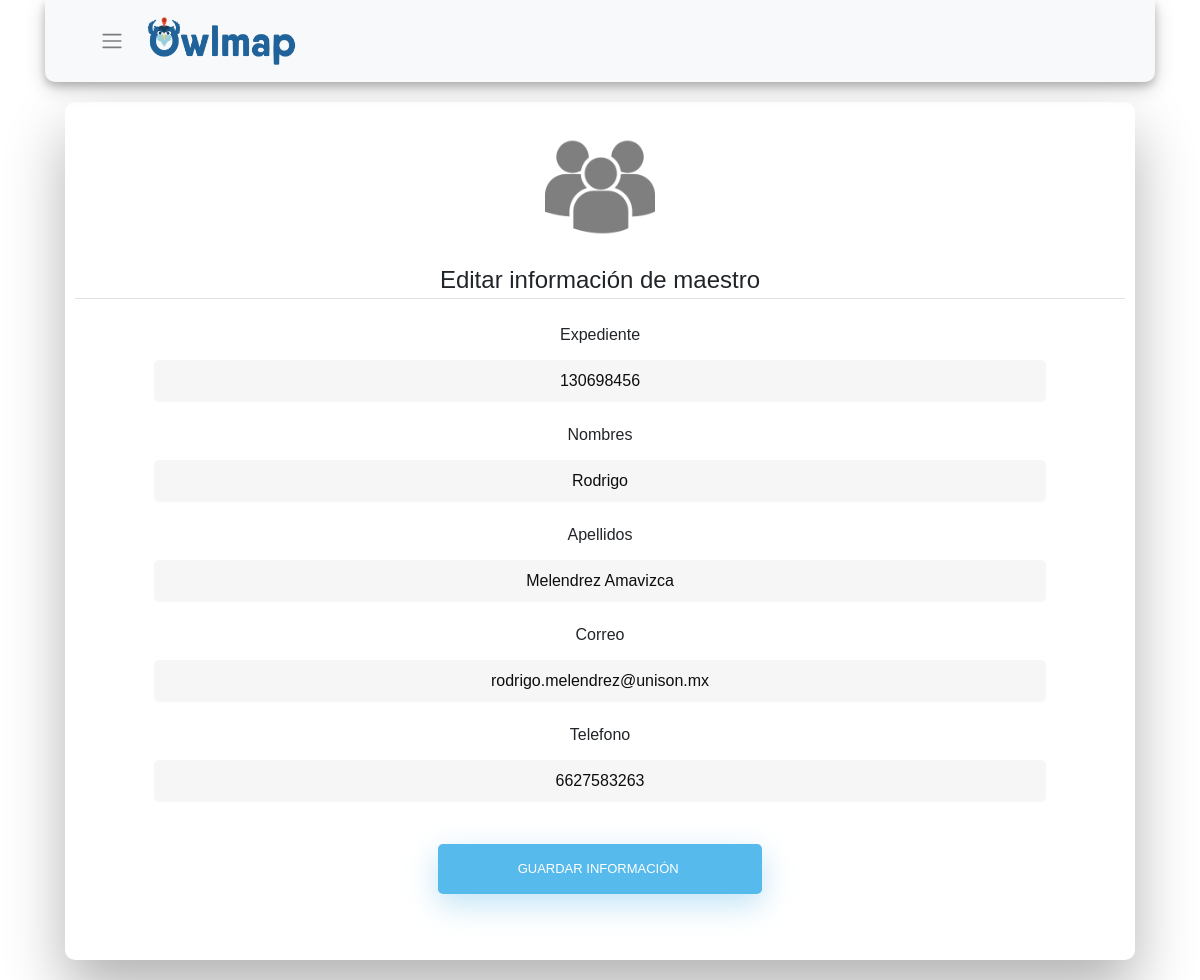
The app's page /editInfoMaestro/130698456 (signed in) with its own data.
### owlmap/models.py (models this page shows, shortened)
class Maestro(db.Model):
    exp = db.Column(db.Integer, primary_key=True)
    cubo = db.Column(db.Integer, db.ForeignKey('cubiculo.id'), nullable=False)
    nombres = db.Column(db.String(60), nullable=False)
    apellidos = db.Column(db.String(60), nullable=False)
    email = db.Column(db.String(120), unique=True, nullable=False)
    tel = db.Column(db.Integer)

### owlmap/routes.py (the view)
@app.route("/editInfoMaestro/<maestroID>",  methods=['GET', 'POST'])
@login_required
def editInfoMaestro(maestroID):
    maestro = Maestro.query.get(maestroID)
    form = RegistrationFormMaestro()
    cubiculos = Cubiculo.query.all()
    cuboinicial = Cubiculo.query.get(maestro.cubo)
    if cubiculos:
        form.cubo.data = request.form.get('comp_select')
    else:
        form.cubo.data = '--'
    if form.validate_on_submit():
        try:
            maestro.exp = form.exp.data
            maestro.cubo = form.cubo.data
            maestro.nombres = form.nombres.data
            maestro.apellidos = form.apellidos.data
            maestro.email = form.email.data
            maestro.tel = form.tel.data
            db.session.commit()
            flash('Información guardada correctamente', 'success')
            return redirect(url_for('displayInfoMaestros'))
        except:
            db.session.rollback()
            flash('Hubo un error al capturar la información de maestro', 'danger')
    elif request.method == 'GET':
        form.exp.data = maestro.exp
        form.nombres.data = maestro.nombres
        form.apellidos.data = maestro.apellidos
        form.email.data = maestro.email
        form.tel.data = maestro.tel
        form.cubo.data = maestro.cubo
    return render_template('addInfoMaestros.html', form=form, maestro=maestro,
                            title="Editar Información", legend='Editar información de maestro',
                            cubiculos=cubiculos, cuboinicial=cuboinicial)

### owlmap/forms.py
class RegistrationFormMaestro(FlaskForm):
    exp = StringField('Expediente', validators=[Length(min=8, max=12), DataRequired()],
            render_kw={"placeholder": "Expediente"})
    cubo = StringField('Cubiculo', validators=[DataRequired()],
            render_kw={"placeholder": "Cubículo"})
    nombres = StringField('Nombres', validators=[DataRequired()],
            render_kw={"placeholder": "Nombres"})
    apellidos = StringField('Apellidos', validators=[DataRequired()],
            render_kw={"placeholder": "Apellidos"})
    email = StringField('Correo', validators=[Length(min=5, max=60), DataRequired()],
            render_kw={"placeholder": "Correo electrónico"})
    tel = StringField('Telefono', validators=[Length(min=7, max=16), DataRequired()],
            render_kw={"placeholder": "Número de teléfono"})
    submit = SubmitField('Guardar información ')

### owlmap/models.py (called while the page is built)
@login_manager.user_loader
def load_user(user_id):
    return User.query.get(int(user_id))

### owlmap/templates/addInfoMaestros.html (shortened to what this page needs)
{% extends "layout.html" %}
{% block content %}
<div class="container">
  <div class="wrapperAdd fadeInDown">
    <div id="formContentEdit">
      <div class="fadeIn first">
        <img src="{{ url_for('static', filename='images/maestros.png') }}" height="150" width="150" align="middle" style="padding: 20px; opacity: 0.5" >
      </div>
      <div class="content-section">
        <form method="POST" action="">
          <fieldset class="form-group">
            <legend class="border-bottom mb-4">{{ legend }}</legend>
            <div class="form-group">
              {{ form.exp.label(class="form-control-label")}}
              <br>
              {% if form.exp.errors %}
              {{ form.exp(class="form-control form-control-lg is-invalid")}}
              <div class="invalid-feedback">
                {% for error in form.exp.errors %}
                <span>{{error}}</span>
                {% endfor %}
              </div>
              {%else %}
              {{ form.exp(class="form-control form-control-lg", pattern="[0-9]{8,12}" )}}
              {% endif %}
            </div>
            <div class="form-group">
              {{ form.nombres.label(class="form-control-label")}}
              <br>
              {% if form.nombres.errors %}
              {{ form.nombres(class="form-control form-control-lg is-invalid")}}
              <div class="invalid-feedback">
                {% for error in form.nombres.errors %}
                <span>{{error}}</span>
                {% endfor %}
              </div>
              {%else %}
              {{ form.nombres(class="form-control form-control-lg", maxlength="60")}}
              {% endif %}
            </div>
            <div class="form-group">
              {{ form.apellidos.label(class="form-control-label")}}
              <br>
              {% if form.apellidos.errors %}
              {{ form.apellidos(class="form-control form-control-lg is-invalid")}}
              <div class="invalid-feedback">
                {% for error in form.apellidos.errors %}
                <span>{{error}}</span>
                {% endfor %}
              </div>
              {%else %}
              {{ form.apellidos(class="form-control form-control-lg", maxlength="60")}}
              {% endif %}
            </div>
            <div class="form-group">
              {{ form.email.label(class="form-control-label")}}
              <br>
              {% if form.email.errors %}
              {{ form.email(class="form-control form-control-lg is-invalid")}}
              <div class="invalid-feedback">
                {% for error in form.email.errors %}
                <span>{{error}}</span>
                {% endfor %}
              </div>
              {%else %}
              {{ form.email(class="form-control form-control-lg", pattern="[a-z0-9._%+-]+@[a-z0-9.-]+\.[a-z]{2,4}$" )}}
              {% endif %}
            </div>
            <div class="form-group">
              {{ form.tel.label(class="form-control-label")}}
              <br>
              {% if form.tel.errors %}
              {{ form.tel(class="form-control form-control-lg is-invalid")}}
              <div class="invalid-feedback">
                {% for error in form.tel.errors %}
                <span>{{error}}</span>
                {% endfor %}
              </div>
              {%else %}
              {{ form.tel(class="form-control form-control-lg", pattern="[0-9]{8,16}")}}
              {% endif %}
            </div>
          </fieldset>
          <div class="form-group">
            {{form.submit(class="btn btn-outline-info")}}
          </div>
        </form>
      </div>
    </div>
  </div>
</div>
{% endblock content %}

### records on screen
Maestro: exp "130698456", nombres "Rodrigo", apellidos "Melendrez Amavizca", email "rodrigo.melendrez@unison.mx", tel "6627583263"

### other values on screen
{{ legend }} "Editar información de maestro"
